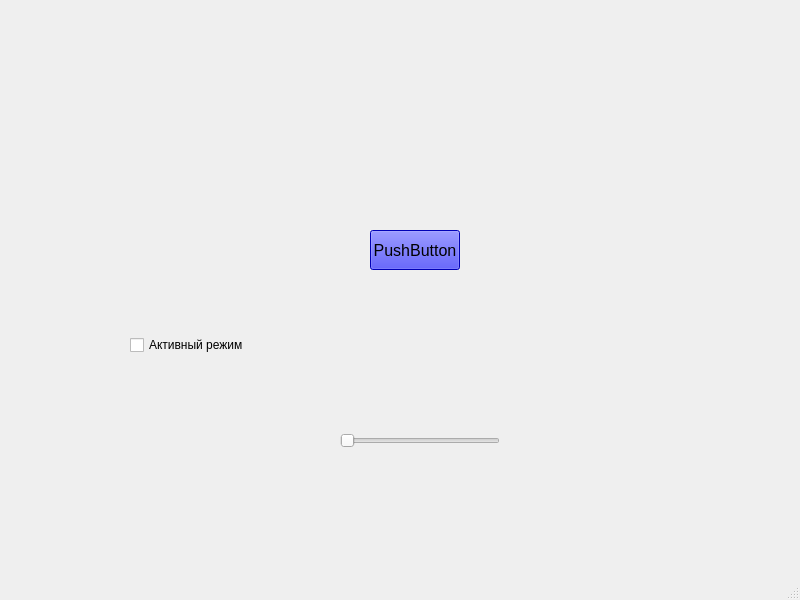
<?xml version="1.0" encoding="UTF-8"?>
<ui version="4.0">
 <class>MainWindow</class>
 <widget class="QMainWindow" name="MainWindow">
  <property name="geometry">
   <rect>
    <x>0</x>
    <y>0</y>
    <width>800</width>
    <height>600</height>
   </rect>
  </property>
  <property name="windowTitle">
   <string>MainWindow</string>
  </property>
  <widget class="QWidget" name="centralwidget">
   <widget class="QCheckBox" name="modeCheckBox">
    <property name="geometry">
     <rect>
      <x>130</x>
      <y>330</y>
      <width>150</width>
      <height>30</height>
     </rect>
    </property>
    <property name="text">
     <string>Активный режим</string>
    </property>
   </widget>
   <widget class="QPushButton" name="actionButton">
    <property name="geometry">
     <rect>
      <x>370</x>
      <y>230</y>
      <width>90</width>
      <height>40</height>
     </rect>
    </property>
    <property name="font">
     <font>
      <family>Arial</family>
      <pointsize>12</pointsize>
     </font>
    </property>
    <property name="autoFillBackground">
     <bool>false</bool>
    </property>
    <property name="styleSheet">
     <string notr="true">background-color: rgb(0, 0, 255);</string>
    </property>
    <property name="text">
     <string>PushButton</string>
    </property>
   </widget>
   <widget class="QSlider" name="sizeSlider">
    <property name="geometry">
     <rect>
      <x>340</x>
      <y>430</y>
      <width>160</width>
      <height>22</height>
     </rect>
    </property>
    <property name="minimum">
     <number>10</number>
    </property>
    <property name="maximum">
     <number>100</number>
    </property>
    <property name="orientation">
     <enum>Qt::Horizontal</enum>
    </property>
   </widget>
  </widget>
  <widget class="QMenuBar" name="menubar">
   <property name="geometry">
    <rect>
     <x>0</x>
     <y>0</y>
     <width>800</width>
     <height>21</height>
    </rect>
   </property>
  </widget>
  <widget class="QStatusBar" name="statusbar"/>
 </widget>
 <resources/>
 <connections/>
</ui>
